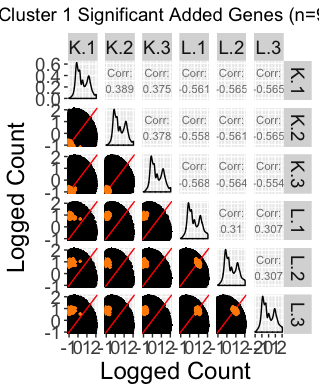

Source code (R):
library(rtracklayer)
library(Rsamtools)
library(grid)
library(GenomicAlignments)
library(ggplot2)
library(GGally)
library(edgeR)
library(stringr)
library(EDASeq)
library(dplyr)
library(matrixStats)
library(gridExtra)
library(reshape2)
library(scales)
library(bigPint)
library(data.table)

source("functions.R")

# Get data
load("LK_data.RData")
data = as.data.frame(MA.subsetA$M)
rownames(data) = as.character(MA.subsetA$genes$EnsemblGeneID)
setDT(data, keep.rownames = TRUE)[]
colnames(data) = c("ID","K.R1L1","L.R1L2","K.R1L3","L.R1L4","L.R1L6","K.R1L7","L.R1L8","K.R2L2","L.R2L3","K.R2L6")
data = as.data.frame(data)
data = data[,c(1,2,4,7,9,11,3,5,6,8,10)]
# Obtain R1 values
data <- data[,c(1:4,7:9)]
colnames(data) <- c("ID", "K.1", "K.2", "K.3", "L.1", "L.2", "L.3")

logSoy = data
logSoy[,-1] <- log(data[,-1]+1)

# Get raw data metrics
rowNames = data[,1]
dataSel = data[,-1]
rownames(dataSel) = rowNames
group <- factor(c(1,1,1,2,2,2))
y <- DGEList(counts=dataSel,group=group)
design <- model.matrix(~group)
y <- estimateDisp(y, design)
fit <- glmFit(y,design)
lrt <- glmLRT(fit,coef=2)
ret = data.frame(ID=rownames(topTags(lrt, n = nrow(y[[1]]))[[1]]), topTags(lrt, n = nrow(y[[1]]))[[1]])
ret$ID = as.character(ret$ID)
ret = as.data.frame(ret)
metricList = list()
metricList[["K_L"]] = ret
metrics <- metricList[["K_L"]]
sigMets = metrics[which(metrics$FDR<0.001),]
sigK_Raw <- sigMets[which(sigMets$logFC<0),]
sigL_Raw <- sigMets[which(sigMets$logFC>0),]

# Get TMM data metrics 
rowNames = data[,1]
dataSel = data[,-1]
rownames(dataSel) = rowNames
group <- factor(c(1,1,1,2,2,2))
y <- DGEList(counts=dataSel,group=group)
y <- calcNormFactors(y)
design <- model.matrix(~group)
y <- estimateDisp(y, design)
fit <- glmFit(y,design)
lrt <- glmLRT(fit,coef=2)
ret = data.frame(ID=rownames(topTags(lrt, n = nrow(y[[1]]))[[1]]), topTags(lrt, n = nrow(y[[1]]))[[1]])
ret$ID = as.character(ret$ID)
ret = as.data.frame(ret)
metricList = list()
metricList[["K_L"]] = ret
metrics <- metricList[["K_L"]]

sigMets = metrics[which(metrics$FDR<0.001),]
sigK_TMM <- sigMets[which(sigMets$logFC<0),]
sigL_TMM <- sigMets[which(sigMets$logFC>0),]
origDEG <- sigL_Raw

# Filter, normalize, and standardize the data so each gene has mean=0 and stdev=1
res <- filterStandardizeKL(data)
# Fitered data standardized
fulls <- res[["fulls"]]
# Non-filtered data standardized
datas <- res[["datas"]]

# Combine the filtered and remaining data
fulls <- datas
boxDat <- melt(fulls, id.vars="ID")
colnames(boxDat) <- c("ID", "Sample", "Count")

# Indices of the NAN rows
nID <- which(is.nan(datas$K.1))
# Set these filtered values that have all same values for samples to 0
datas[nID,1:6] <- 0

yMin = min(datas[,1:6])
yMax = max(datas[,1:6])

x = as.data.frame(datas[which(datas$ID %in% origDEG$ID),])
x$cluster = "color"
x$cluster2 = factor(x$cluster)
xNames = rownames(x)
xSig = x
xSigNames = rownames(xSig)
nGenes = nrow(xSig)

dendo = xSig[,1:6]
rownames(dendo) = NULL
d = dist(as.matrix(dendo))
hc = hclust(d, method="ward.D")

# Number of clusters
nC = 8
# Cluster number
j=1
colList = scales::seq_gradient_pal("darkorange", "orangered3", "Lab")(seq(0,1,length.out=nC))
k = cutree(hc, k=nC)

i = rev(order(table(k)))[j]
x = as.data.frame(xSig[,1:6][which(k==i),])
nGenes = nrow(x)
x$cluster = "color"
x$cluster2 = factor(x$cluster)
xNames = rownames(x)
x$ID = xNames
xSigNames = rownames(x)

fulls <- fulls[,c(7,1:6)]

scatMatMetrics = list()
scatMatMetrics[["K_L"]] = metrics[which(metrics$ID %in% x$ID),]
scatMatMetrics[["K_L"]]$FDR = 10e-10
scatMatMetrics[["K_L"]]$ID = as.factor(as.character(scatMatMetrics[["K_L"]]$ID))
ret <- plotDEG(data = logSoy, dataMetrics = scatMatMetrics, option="scatterPoints", threshVar = "FDR", threshVal = 0.05, degPointColor = colList[j])
ret[["K_L"]] + xlab("Logged Count") + ylab("Logged Count") + ggtitle(paste("Cluster ", j, " Significant Added Genes (n=", format(nGenes, big.mark=",", scientific=FALSE), ")",sep="")) + theme(plot.title = element_text(hjust = 0.5, size=14), axis.text=element_text(size=14), axis.title=element_text(size=18), strip.text = element_text(size = 14))
